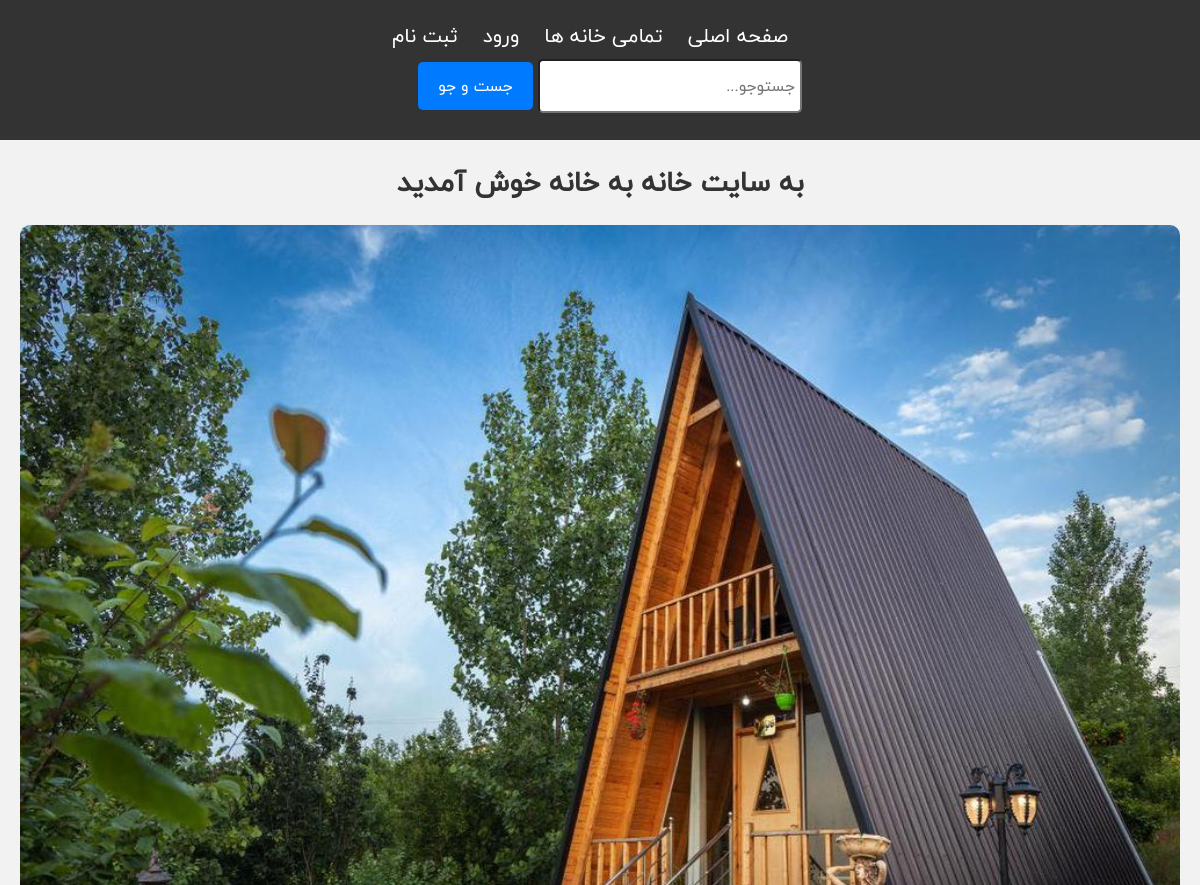
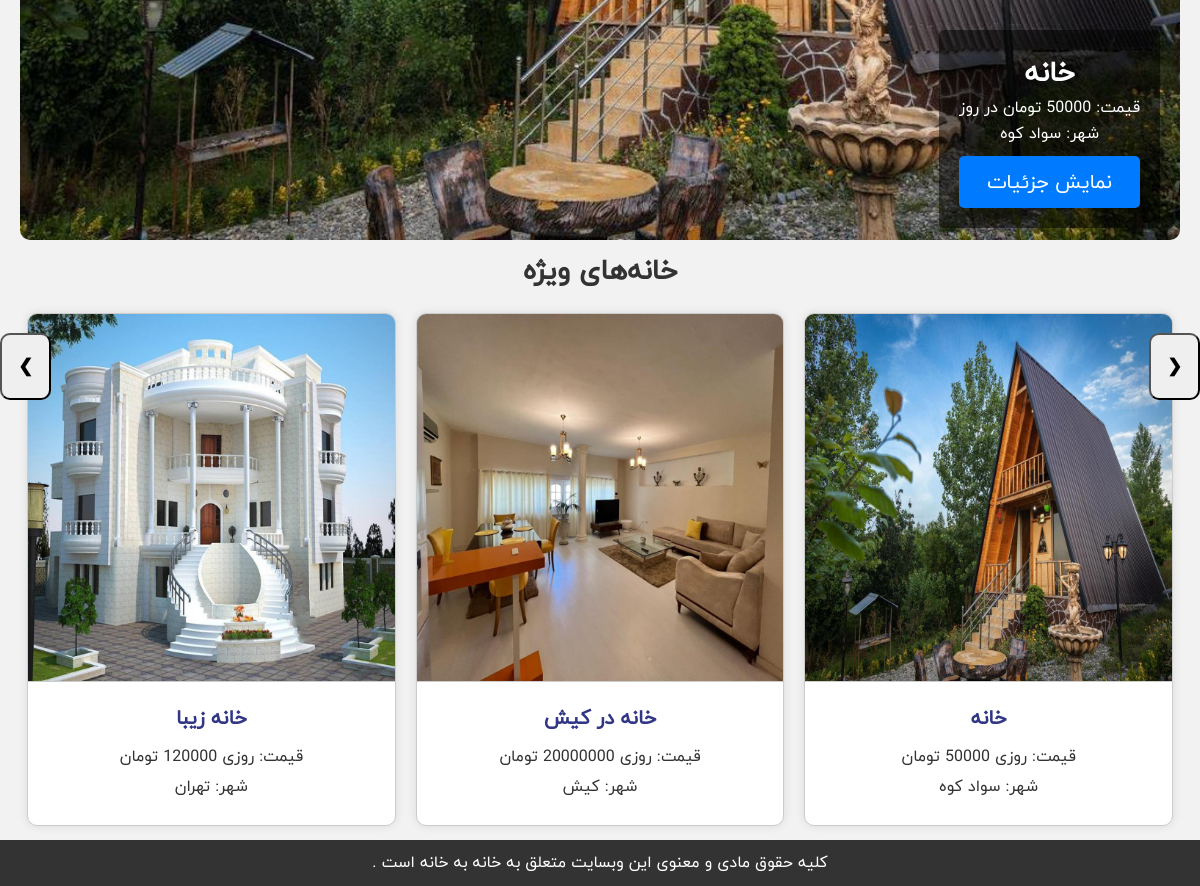
The page / on the database its author committed (2 pictures, top to bottom).
### reservations/models.py (models this page shows, shortened)
class House(models.Model):
    name = models.CharField(max_length=100)
    image = models.ImageField(upload_to='house_images/')
    city = models.CharField(max_length=100)
    number_of_rooms = models.IntegerField()
    area = models.FloatField()
    number_of_parkings = models.IntegerField()
    capacity = models.IntegerField()
    price_per_day = models.IntegerField()
    pool = models.BooleanField(default=False)
    oven = models.BooleanField(default=False)
    user = models.ForeignKey(User, on_delete=models.CASCADE)
    is_active = models.BooleanField(default=True)

### reservations/views.py (the view)
# urls.py: 2. Add a URL to urlpatterns:  path('', views.home, name='home')
def home(request):
    houses = House.objects.all()
    return render(request, 'reservations/home.html', {'houses': houses})

### reservations/templates/reservations/home.html (shortened to what this page needs)
{% extends 'reservations/base.html' %}
{% block content %}
    <h1>به سایت خانه به خانه خوش آمدید</h1>
    <div class="slider">
        {% for house in houses %}
            <div class="slide">
                <img src="{{ house.image.url }}" alt="{{ house.name }}">
                <div class="slide-info">
                    <h2>{{ house.name }}</h2>
                    <p>قیمت: {{ house.price_per_day }} تومان در روز  </p>
                    <p>شهر: {{ house.city }}</p>
                    <a class="button-detail" href="{% url 'house_detail' house.pk %}">نمایش جزئیات</a>
                </div>
            </div>
        {% endfor %}
    </div>
    <button class="prev" onclick="plusSlides(-1)">&#10095;</button>
    <button class="next" onclick="plusSlides(1)">&#10094;</button>
    <h2>خانه‌های ویژه</h2>
    <div class="house-grid">
        {% for house in houses %}
            <div class="house-card">
                <img src="{{ house.image.url }}" alt="{{ house.name }}">
                <div class="house-details">
                    <a href="{% url 'house_detail' house.pk %}">
                        <p class="house-name"><strong>{{ house.name }}</strong></p>
                    </a>
                    <p class="house-price">قیمت: روزی {{ house.price_per_day }} تومان </p>
                    <p class="house-city">شهر: {{ house.city }}</p>
                </div>
            </div>
        {% endfor %}
    </div>
{% endblock %}

### reservations/static/css/styles.css (style rules this page uses)
* { font-family: "Qs Iranyekan", Arial, sans-serif; }
body, h1, h2, h3, p, ul, li { margin: 0; padding: 0; box-sizing: border-box; }
body { font-family: "Qs Iranyekan", Arial, sans-serif; background-color: #f2f2f2; color: #333; line-height: 1.6; }
h1, h2 { margin-bottom: 20px; font-size: 28px; text-align: center; }
.house-grid { display: flex; flex-wrap: wrap; justify-content: center; gap: 20px; }
.house-card { background-color: #fff; border: 1px solid #ccc; border-radius: 10px; overflow: hidden; box-shadow: 0 0 10px rgba(0, 0, 0, 0.1); width: calc(33.333% - 20px); margin-bottom: 20px; display: flex; flex-direction: column; align-items: center; }
.house-card img { width: 100%; height: auto; border-bottom: 1px solid #ccc; }
.house-details { padding: 20px; text-align: center; }
.house-name { font-size: 20px; margin-bottom: 10px; }
.house-price, .house-city { font-size: 16px; margin-bottom: 5px; }
.button-detail { display: block; padding: 10px 20px; background-color: #007bff; color: #fff; text-decoration: none; border: none; border-radius: 5px; cursor: pointer; margin-top: 10px; }
.slider { position: relative; margin: auto; overflow: hidden; }
.slide { display: none; position: relative; }
.slide img { width:100%; height: 900px; border-radius: 10px; }
.slide-info { position: absolute; bottom: 20px; right: 20px; background-color: rgba(0, 0, 0, 0.5); color: #fff; padding: 20px; border-radius: 5px; text-align: center; }
.slide-info h2, .slide-info p { margin: 0; }
.prev, .next { cursor: pointer; position: absolute; top: 70%; width: auto; padding: 16px; margin-top: -22px; color: rgb(0, 0, 0); font-weight: bold; font-size: 18px; transition: 0.6s ease; border-radius: 10px; user-select: none; }
.next { right: 0; border-radius: 10px; }
.prev { left: 0; border-radius: 10px; }
a { text-decoration: none; color: #313785; font-size: 20px; }

### rows shown on the page
House: image (picture), name "خانه", city "سواد کوه", price_per_day "50000"
House: image (picture), name "خانه در کیش", price_per_day "20000000", city "کیش"
House: image (picture), name "خانه زیبا", city "تهران"
